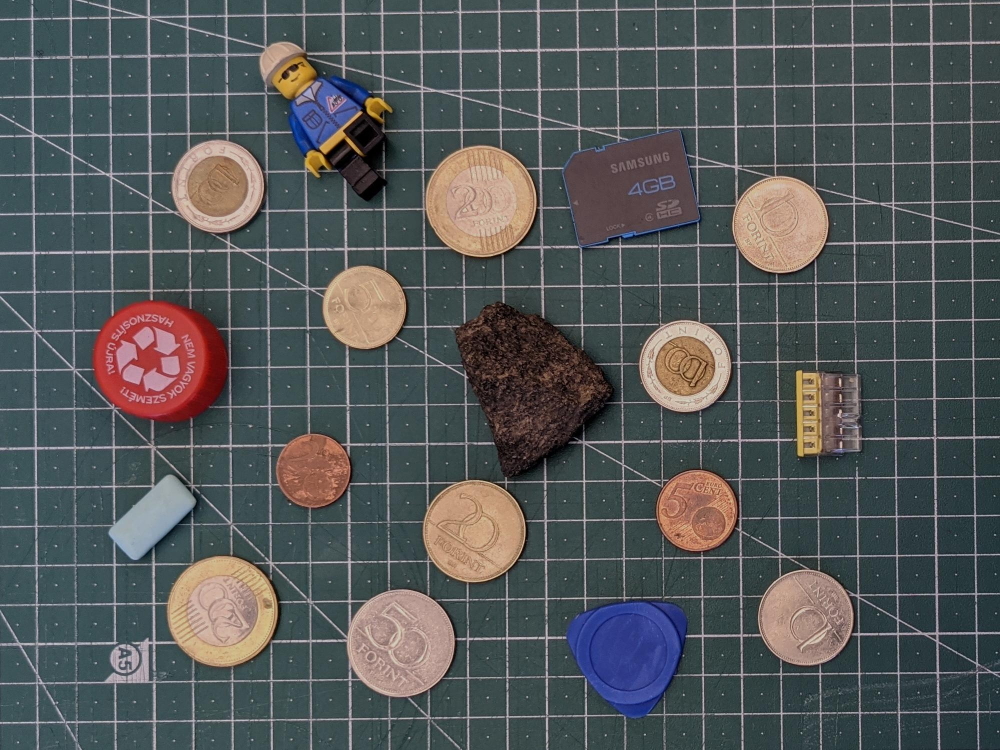
%> input picture 1st assignment - Coin detection, separation and counting/input/a01_DMWBL1 .jpg, 2000 x 1500 px (shown at 1/2 size)
$ octave script1.m   (GNU Octave 9; MATLAB toolbox functions it lacks are replaced by stand-ins)
%> lines starting %> are read from the running program, lines starting %| are printed output that depends on the picture
### 1st assignment - Coin detection, separation and counting/stretch_log.m
function output_img = stretch_log(input_img, c)
    x= im2double(input_img);
    for i = 1:1500
        for j = 1:2000
            a = x(i,j);
            y(i,j) = c* log((a+1));
        end
    end
    output_img = uint8(255 * mat2gray(y));
end

### 1st assignment - Coin detection, separation and counting/script1.m
coloredimg =imread('input/a01_DMWBL1 .jpg');
%> coloredimg is the input picture: size 1500x2000x3 uint8; mean R, G, B 83.2, 87.4, 88.1
I = rgb2gray(coloredimg);
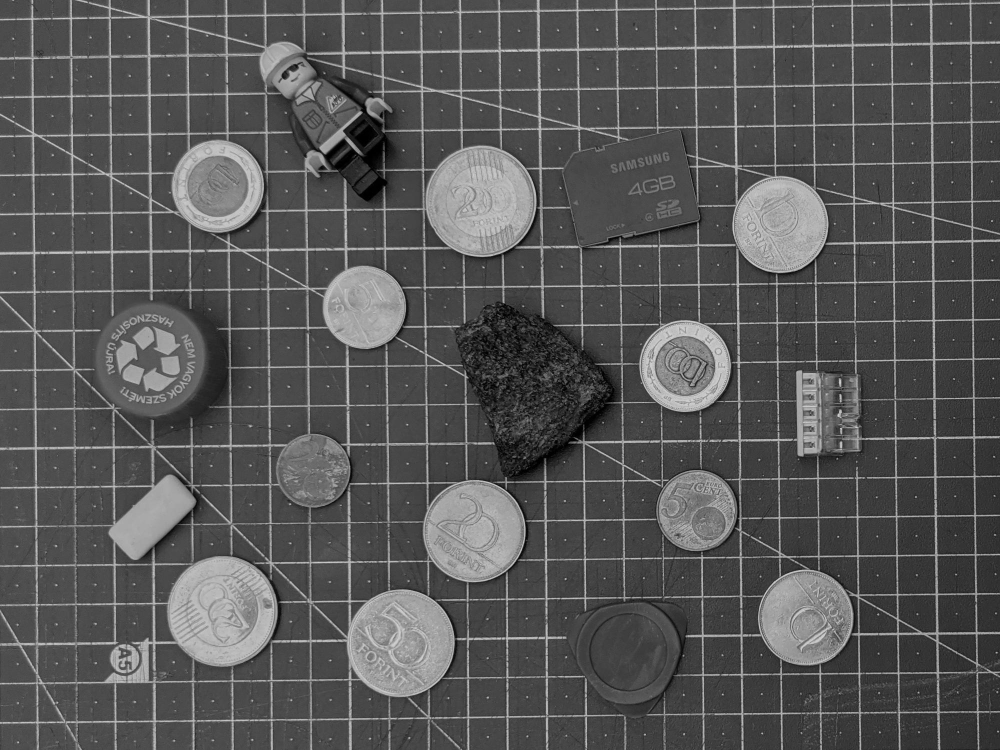
%> I: size 1500x2000 uint8 (shown at 1/2 size); min 0, max 221, mean 86.2
stretch_img = stretch_log(I, 16);
%> after the loop in stretch_log, `for i = 1:1500`:
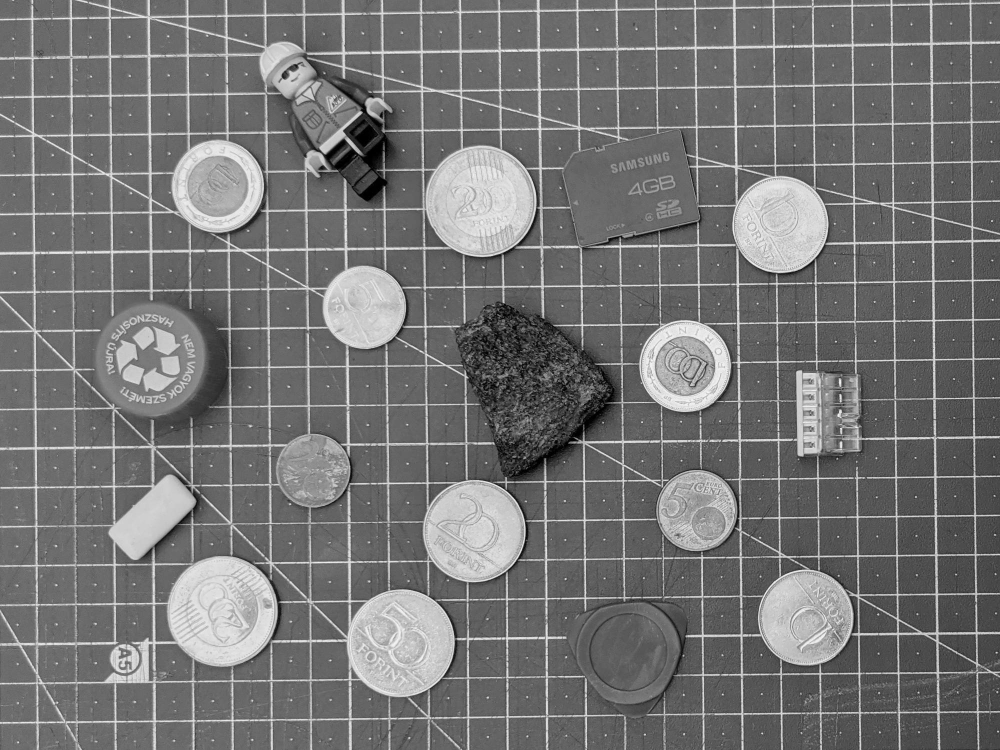
%> y: size 1500x2000 double (shown at 1/2 size); min 0, max 9.99, mean 4.56; drawn with min black and max white
%BW = imbinarize(grayimg);
%> (the run ends here)
